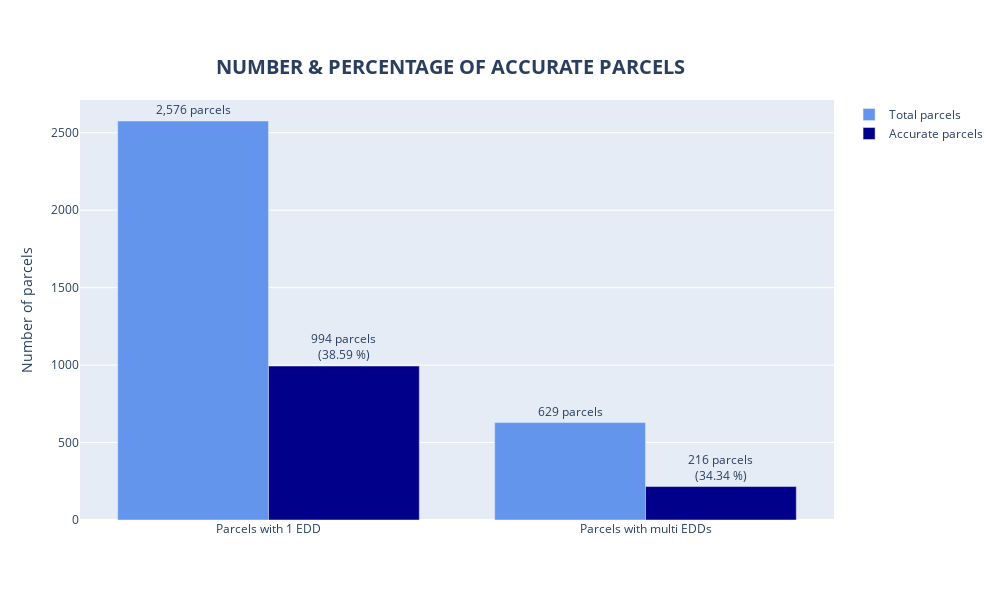

Notebook code for this chart:
### Code cell
# PLOT
x = ['Parcels with 1 EDD', 'Parcels with multi EDDs']

fig = go.Figure(data=[
    go.Bar(name='Total parcels', x=x, y=[COUNT_ONE_EDD, COUNT_MULTI_EDD], 
           marker_color='cornflowerblue',
           texttemplate='%{y:,} parcels<br>', textposition = 'outside'
           ),
    go.Bar(name='Accurate parcels', x=x, y=[COUNT_ONE_EDD_ACCURATE, COUNT_MULTI_EDD_ACCURATE], 
           marker_color='darkblue', 
           customdata= [COUNT_ONE_EDD_ACCURATE/COUNT_ONE_EDD*100, COUNT_MULTI_EDD_ACCURATE/COUNT_MULTI_EDD*100], 
           texttemplate='%{y:,} parcels<br>(%{customdata:.2f} %)', textposition = 'outside'
           )
])
fig.update_layout(
    barmode='group',
    width=1000,
    height=600,
    title='<b>NUMBER & PERCENTAGE OF ACCURATE PARCELS<b>', title_font={'size':20},
    title_x=.45, title_y=.9,
    xaxis={'showgrid':False}, 
    yaxis={'title':'Number of parcels'}
)
fig.show()

### Figure 1 — Plotly figure (JSON) as saved in the notebook; plotly's stock layout.template omitted (floating-point values rounded to 4 significant figures)
{"data": [{"marker": {"color": "cornflowerblue"}, "name": "Total parcels", "textposition": "outside", "texttemplate": "%{y:,} parcels<br>", "type": "bar", "x": ["Parcels with 1 EDD", "Parcels with multi EDDs"], "y": [2576, 629]}, {"customdata": [38.59, 34.34], "marker": {"color": "darkblue"}, "name": "Accurate parcels", "textposition": "outside", "texttemplate": "%{y:,} parcels<br>(%{customdata:.2f} %)", "type": "bar", "x": ["Parcels with 1 EDD", "Parcels with multi EDDs"], "y": [994, 216]}], "layout": {"barmode": "group", "height": 600, "title": {"font": {"size": 20}, "text": "<b>NUMBER & PERCENTAGE OF ACCURATE PARCELS<b>", "x": 0.45, "y": 0.9}, "width": 1000, "xaxis": {"showgrid": false}, "yaxis": {"title": {"text": "Number of parcels"}}}}
